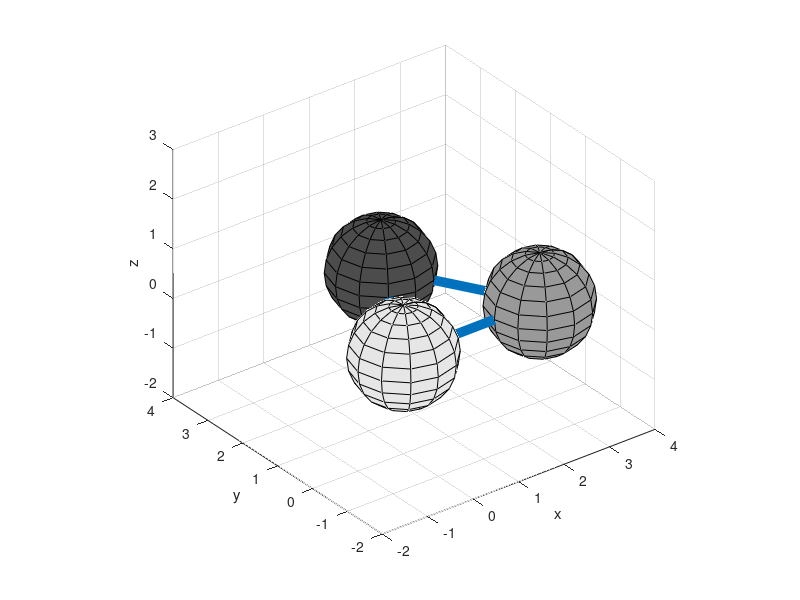

MATLAB code to generate this figure: (Note: this script raises an error after producing the figure.)
% rotateDumbbell
%   Make hgtransform object and rotate it
%   around object center which is displaced
%   from the origin.
%
%% create two spheres connected by a line
[X,Y,Z]=sphere(12);
hs1=surf(X,Y,Z,'FaceColor',[0.9 0.9 0.9]);
hold on
   hs2=surf(X+3,Y,Z,'FaceColor',[0.6 0.6 0.6]);
   hs3=surf(X+1.5,Y+2.5981,Z,'FaceColor',[0.3 0.3 0.3]);
hold off
axis equal
 
hL1=line([1 2],[0 0],[0 0],'LineWidth',7);
A = cos(pi/3); B = sin(pi/3);
hL2=line([1*A 2*A],[1*B 2*B],[0,0],'LineWidth',7);
hL3=line([1*A+1.5 2*A+1.5],[2*B 1*B],[0,0],'LineWidth',7);
axis([-2 4 -2 4 -2 3]);
xlabel('x');ylabel('y');zlabel('z')
 
%% aggregate into Dumbbell object
hDumbbell=hgtransform('Parent',gca);
set(hs1,'Parent',hDumbbell);
set(hs2,'Parent',hDumbbell);
set(hs3,'Parent',hDumbbell);
set(hL1,'Parent',hDumbbell);
set(hL2,'Parent',hDumbbell);
set(hL3,'Parent',hDumbbell);
drawnow
%% rotate around center of dumbbell
%     at r=(1.5, 0, 0)
Delta=[1.5, 0, 0];
Nth=60;
theta=linspace(0,0.2*10*pi,Nth);
v=1
for ith=1:Nth
    Mt1=makehgtform('translate',-Delta);
    M=makehgtform('yrotate',theta(ith));
    Mt2=makehgtform('scale',[v, v, v]);
    set(hDumbbell,'Matrix',Mt2*M*Mt1);
    drawnow
    pause(0.1);
end
